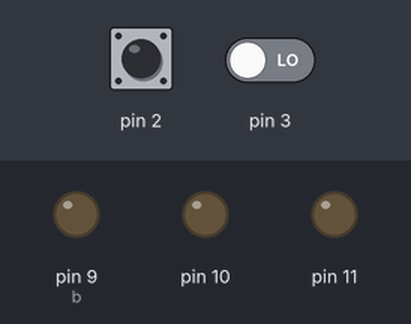
A sketch run on a simulated Arduino Uno, built with avr-gcc and run on an emulated ATmega328P. Parts: output pins drawn as LEDs (lit = HIGH). Inputs (shaded band) come from the test bench; at power-on: pin 2 LOW, pin 3 LOW.

Above: at 1.2 s.
1.3 s: pin 2 pulsed HIGH 5 times (0.12 s each, 0.3 s apart)
At 1.57 s:
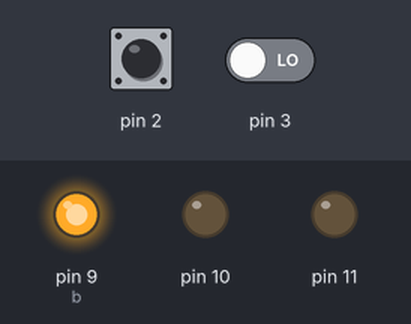
At 3.1 s:
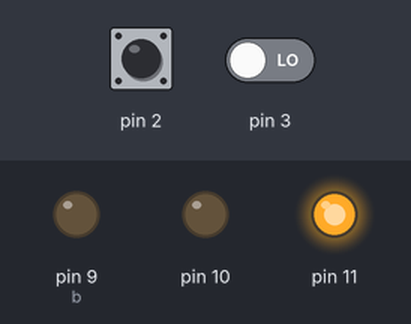
Timing chart, 0 to 4.6 s (numbered marks = the images above; inputs shaded):
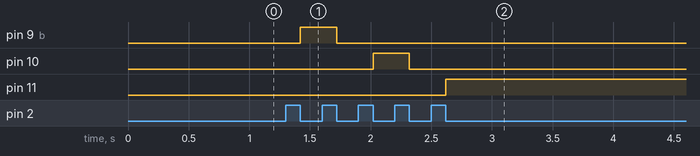

The sketch:

sanse.ino
```cpp
int a=0;
int b=9;
int i=0;
void setup() {
 Serial.begin(9600);
 pinMode(2,INPUT);
 pinMode(3,INPUT);
 pinMode(9,OUTPUT);
 pinMode(10,OUTPUT);
 pinMode(11,OUTPUT);
}

void loop() {
 //float t=pulseIn(2,LOW);
 //Serial.println(t);
while(b<12){
if(digitalRead(2)==1&&digitalRead(3)==1){
  delay(50);

  if((digitalRead(2)==0||digitalRead(3)==0)||(digitalRead(2)==0&&digitalRead(3)==0))
  {
    //if(t>3000000){
      //t=3000000;
      //}
    //float pwm=t/3000000*255;
    a=!a;
    //if(a>0){
     //a=pwm;
      //}
    analogWrite(b,a);
    i++;
    if(i%2==0){
      b++;
      }
    }
  }
  else if(digitalRead(2)==1&&digitalRead(3)==0){
    delay(10);
    if((digitalRead(2)==0&&digitalRead(3)==0)||(digitalRead(2)==0&&digitalRead(3)==1)){
       a=!a;
    digitalWrite(b,a);
    i++;
    if(i%2==0){
      b++;
      }
      }
    }

    else if(digitalRead(2)==0&&digitalRead(3)==1){
    delay(10);
    if((digitalRead(2)==0&&digitalRead(3)==0)||(digitalRead(2)==1&&digitalRead(3)==0)){
       a=!a;
    digitalWrite(b,a);
    i++;
    if(i%2==0){
      b++;
      }
      }
    }
}
b=9;
}
```

Measured:
- after the input at 1.3 s, pin 9 (b): LOW → HIGH after 0.12 s, → LOW 0.30 s later; pin 10: LOW → HIGH after 0.72 s, → LOW 0.30 s later; pin 11: LOW → HIGH after 1.3 s
